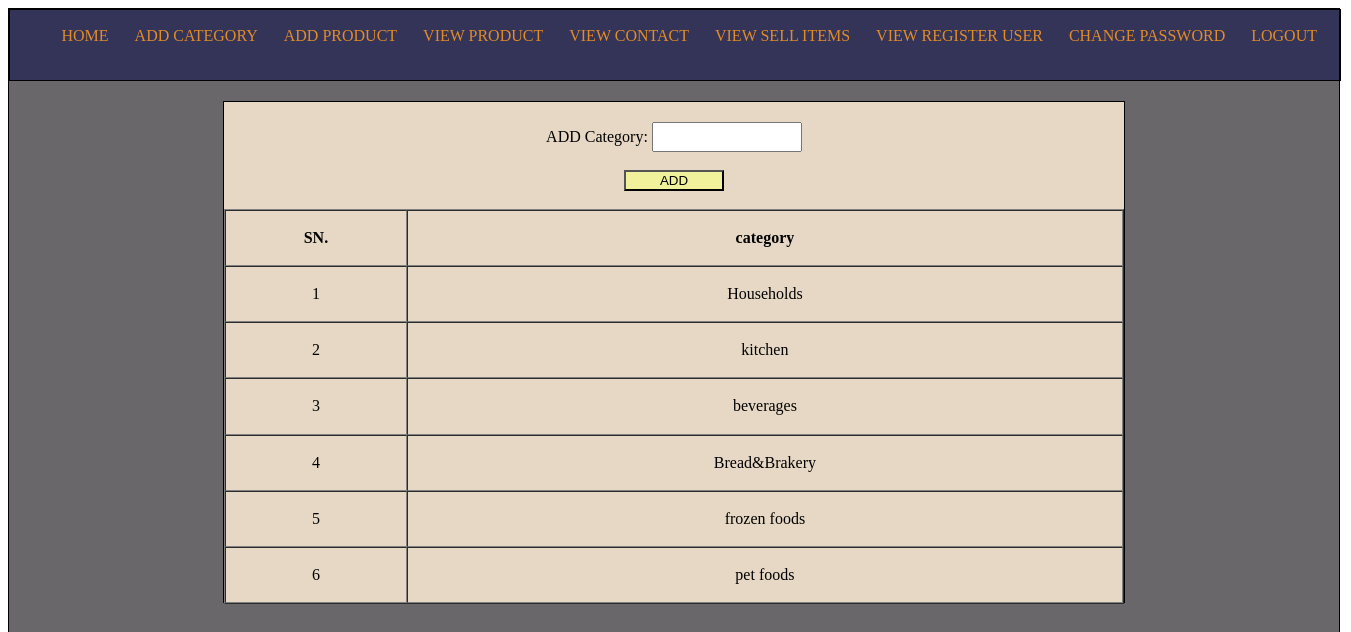
The page /Admin/category.php on the database its author committed.
### tables this page shows
CREATE TABLE IF NOT EXISTS `tbl_category` (
  `cat_id` int(11) NOT NULL AUTO_INCREMENT,
  `category` varchar(30) NOT NULL,
  `date` varchar(10) NOT NULL,
  PRIMARY KEY (`cat_id`)
);

### Admin/category.php (the view, shortened to what this page needs)
<?php
$query="select * from tbl_category order by cat_id";
$res=mysql_query($query);
?>
<html>
<head>
</head>
<body>
<div class="outer">
	<div class="menu">
			<ul>
				<li><a href="profile.php">HOME</a></li>
				<li><a href="category.php">ADD CATEGORY</a></li>
				<li><a href="addproduct.php">ADD PRODUCT</a></li>
				<li><a href="viewproduct.php">VIEW PRODUCT</a></li>
				<li><a href="#">VIEW CONTACT</a></li>
				<li><a href="#">VIEW SELL ITEMS</a></li>
				<li><a href="#">VIEW REGISTER USER</a></li>
				<li><a href="change.php">CHANGE PASSWORD</a></li>
				<li><a href="logout.php">LOGOUT</a></li>
			</ul>
		</div>
<center>
<div class="row">
<table border="1" align="center" cellpadding="0" cellspacing="0" style="height:79%;width:100%;text-align:center">
<tr>
<th>SN. </th>
<th>category</th>
</tr>
<?php
$a=1;
while($row=mysql_fetch_array($res,MYSQL_BOTH))
{
?>
<tr>
	<td><?php echo $a;?></td>
	<td><?php echo $row['category'];?></td>
</tr>
<?php
$a++;
}
?>
<form action="catcode.php" method="post">
<input type="text" style="margin-top:20px;height:30px;width:150px" name="category"/>
<input type="submit" style="height=10;width:100px;background-color:#f1f19b;" value="ADD"/>
</table>
   </div>
</center>
</div>
</body>
</html>

### Admin/category.php (style rules this page uses)
.outer { height:1500px; width:1330px; border:1px solid; background-color:#f98d8c; background:rgba(5,2,7,0.6); }
.menu { height:70px; width:1330px; background-color:#3c4043; border:1px solid; background:rgba(0,0,70,0.5); }
.menu ul { list-style-type:none; }
.menu ul li { display:inline; padding:10.5px; //border:1px solid; margin-left:1px; }
.menu ul li a { text-decoration:none; color:#e28c29; }
.row { height:500px; width:900px; border:1px solid; margin-top:20px; background-color:#e6d8c4; }

### rows shown on the page
tbl_category: category "Households"
tbl_category: category "kitchen"
tbl_category: category "beverages"
tbl_category: category "Bread&Brakery"
tbl_category: category "frozen foods"
tbl_category: category "pet foods"
